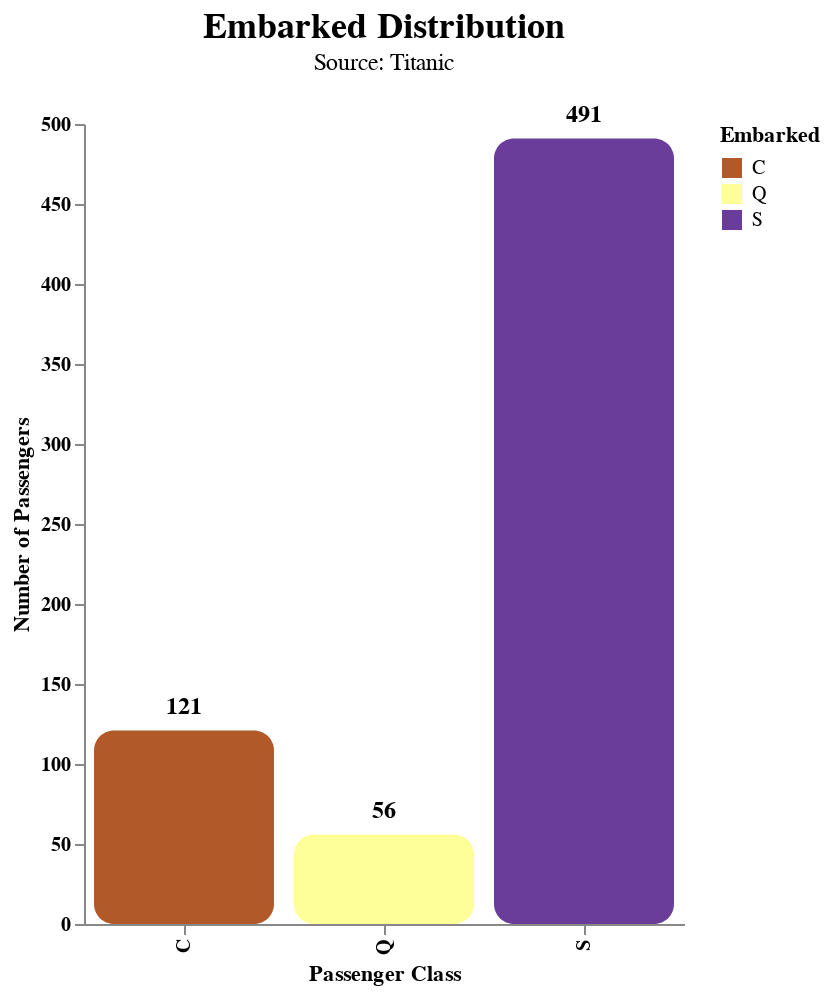

The code cell stored with this chart in its notebook:
### Code cell
class Graph:
    def __init__(self, data: pd.DataFrame) -> None:
        self.__data = data

    def bar_chart(
            self,
            x: str,
            map_values: Dict[str, Any] | None = None,
            color: List | str = 'paired',
            width: int = 300,
            height: int = 400,
            x_title: str | None = None,
            y_title: str | None = None
            ) -> alt.ChartDataType:

        # Make copy then change column data to str
        data = self.__data.copy()
        data[x] = data[x].astype(str)
        if map_values:
            data[x] = data[x].map(lambda x: map_values[x])

        # Color map.
        if isinstance(color, list):
            alt_color = alt.Color(x).scale(
                range=color,
                reverse=True
            ).legend(orient='right')
        else:
            alt_color = alt.Color(x).scale(
                scheme=color,
                reverse=True
            ).legend(orient='right')

        x_title = x_title.title() if x_title else x.title()
        y_title = y_title.title() if y_title else 'Number of Passengers'

        # Return the alt chart
        bar_layer = alt.Chart(data).mark_bar(cornerRadius=10).encode(
            x=alt.X(x, title=x_title, axis=alt.Axis(
                grid=False,
                labelFontWeight='bold'
            )),
            y=alt.Y('count()', title=y_title, axis=alt.Axis(
                grid=False,
                labelFontWeight='bold'
            )),
            color=alt_color.legend(orient='right'),
            tooltip=[
                alt.Tooltip(x, title=x_title),
                alt.Tooltip('count()', title=y_title)
                ],
        ).properties(
            width=width,
            height=height,
            title=alt.Title(
                f'{x.title()} Distribution',
                fontSize=18,
                subtitle="Source: Titanic",
                subtitleFontSize=12,
                dy=-10
                ),
        )

        text_layer = alt.Chart(data).mark_text(
            align='center',
            baseline='bottom', # Align text to the bottom of its bounding box
            dy=-5, # Adjust vertical position (negative for above the bar)
            fontSize=12,
            fontWeight='bold'
        ).encode(
            x=x,
            y='count()',
            text=alt.Text('count()')
        )

        return (bar_layer + text_layer).configure_view(
            stroke=None
        )


graph = Graph(clean_train_x)
graph.bar_chart('Embarked', x_title='Passenger Class')

### Figure 1 — Vega-Lite specification as saved in the notebook (floating-point values rounded to 4 significant figures; data arrays with more than 128 entries replaced by an {"elided": "..."} marker saying what was removed)
{"config": {"view": {"continuousWidth": 300, "continuousHeight": 300, "stroke": null}}, "layer": [{"mark": {"type": "bar", "cornerRadius": 10}, "encoding": {"color": {"field": "Embarked", "legend": {"orient": "right"}, "scale": {"scheme": "paired", "reverse": true}, "type": "nominal"}, "tooltip": [{"field": "Embarked", "title": "Passenger Class", "type": "nominal"}, {"aggregate": "count", "title": "Number of Passengers", "type": "quantitative"}], "x": {"axis": {"grid": false, "labelFontWeight": "bold"}, "field": "Embarked", "title": "Passenger Class", "type": "nominal"}, "y": {"aggregate": "count", "axis": {"grid": false, "labelFontWeight": "bold"}, "title": "Number of Passengers", "type": "quantitative"}}, "title": {"text": "Embarked Distribution", "dy": -10, "fontSize": 18, "subtitle": "Source: Titanic", "subtitleFontSize": 12}}, {"mark": {"type": "text", "align": "center", "baseline": "bottom", "dy": -5, "fontSize": 12, "fontWeight": "bold"}, "encoding": {"text": {"aggregate": "count", "type": "quantitative"}, "x": {"field": "Embarked", "type": "nominal"}, "y": {"aggregate": "count", "type": "quantitative"}}}], "data": {"name": "data-afd0826ffbf8b16d2dfd2a51c8cbf78c"}, "height": 400, "width": 300, "$schema": "https://vega.github.io/schema/vega-lite/v5.20.1.json", "datasets": {"data-afd0826ffbf8b16d2dfd2a51c8cbf78c": {"elided": "668 records"}}}
